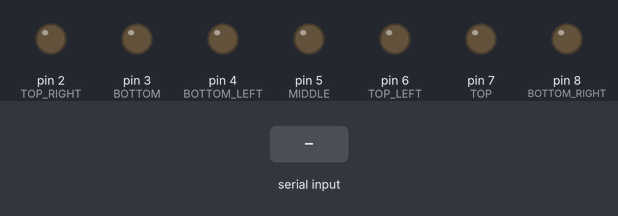
Bench run of a sketch on a simulated Arduino Uno, built with avr-gcc and run on an emulated ATmega328P. Shown: output pins drawn as LEDs (lit = HIGH). Inputs (shaded band) come from the test bench.

Above: at 1.2 s.
1.3 s: "0" received over Serial
At 2.5 s:
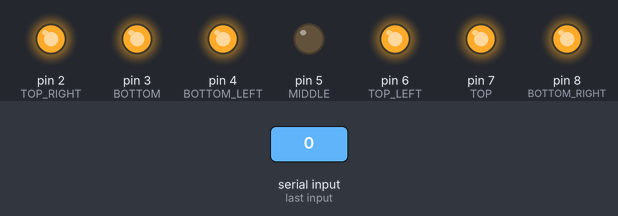
2.8 s: "1" received over Serial
At 3.7 s:
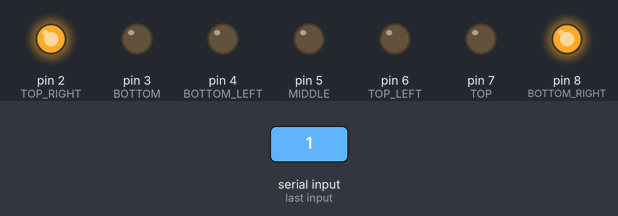
4.3 s: "2" received over Serial
At 4.8 s:
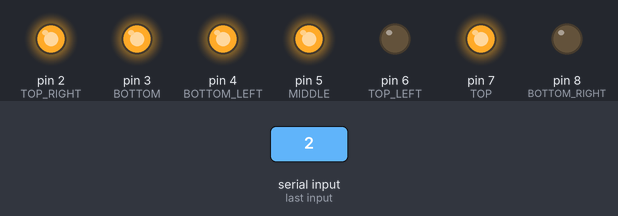
5.8 s: "3" received over Serial
At 7.0 s:
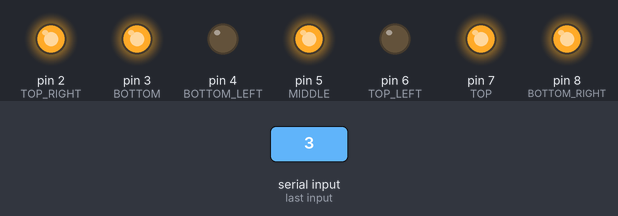
7.3 s: "4" received over Serial
At 8.3 s:
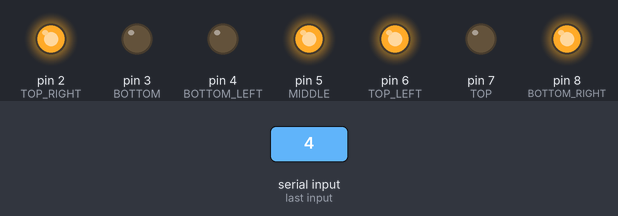
8.8 s: "5" received over Serial
At 9.4 s:
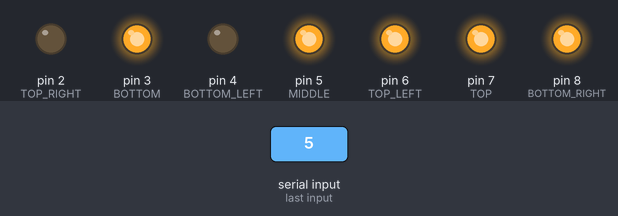
Timing chart, 0 to 11.3 s (numbered marks = the images above; inputs shaded):
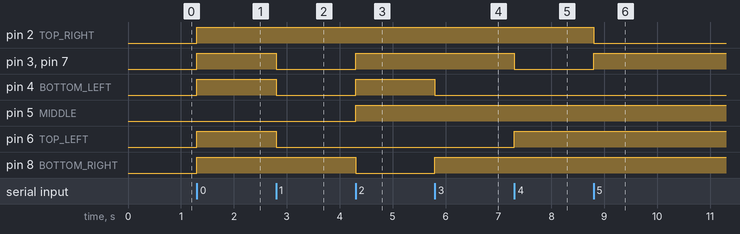

The sketch:

number.ino
```cpp
int TOP = 7;
int TOP_LEFT = 6;
int MIDDLE = 5;
int BOTTOM_LEFT = 4;
int BOTTOM = 3;
int TOP_RIGHT = 2;
int BOTTOM_RIGHT = 8;

int msg;

void setup(){
  pinMode(TOP, OUTPUT);
  pinMode(TOP_LEFT, OUTPUT);
  pinMode(MIDDLE, OUTPUT);
  pinMode(BOTTOM_LEFT, OUTPUT);
  pinMode(BOTTOM, OUTPUT);
  pinMode(TOP_RIGHT, OUTPUT);
  pinMode(BOTTOM_RIGHT, OUTPUT);
  Serial.begin(9600);
}

void loop(){
  if(Serial.available()){
    msg = Serial.read();
    if (msg == '0'){
      digitalWrite(TOP,HIGH);
      digitalWrite(TOP_LEFT,HIGH);
      digitalWrite(MIDDLE,LOW);
      digitalWrite(BOTTOM_LEFT,HIGH);
      digitalWrite(BOTTOM,HIGH);
      digitalWrite(TOP_RIGHT,HIGH);
      digitalWrite(BOTTOM_RIGHT, HIGH);
    }
    else if (msg == '1'){
      digitalWrite(TOP,LOW);
      digitalWrite(TOP_LEFT,LOW);
      digitalWrite(MIDDLE,LOW);
      digitalWrite(BOTTOM_LEFT,LOW);
      digitalWrite(BOTTOM,LOW);
      digitalWrite(TOP_RIGHT,HIGH);
      digitalWrite(BOTTOM_RIGHT, HIGH);
    }
    else if (msg == '2'){
      digitalWrite(TOP,HIGH);
      digitalWrite(TOP_LEFT,LOW);
      digitalWrite(MIDDLE,HIGH);
      digitalWrite(BOTTOM_LEFT,HIGH);
      digitalWrite(BOTTOM,HIGH);
      digitalWrite(TOP_RIGHT,HIGH);
      digitalWrite(BOTTOM_RIGHT, LOW);
    }
    else if (msg == '3'){
      digitalWrite(TOP,HIGH);
      digitalWrite(TOP_LEFT,LOW);
      digitalWrite(MIDDLE,HIGH);
      digitalWrite(BOTTOM_LEFT,LOW);
      digitalWrite(BOTTOM,HIGH);
      digitalWrite(TOP_RIGHT,HIGH);
      digitalWrite(BOTTOM_RIGHT, HIGH);
    }
    else if (msg == '4'){
      digitalWrite(TOP,LOW);
      digitalWrite(TOP_LEFT,HIGH);
      digitalWrite(MIDDLE,HIGH);
      digitalWrite(BOTTOM_LEFT,LOW);
      digitalWrite(BOTTOM,LOW);
      digitalWrite(TOP_RIGHT,HIGH);
      digitalWrite(BOTTOM_RIGHT, HIGH);
    }
    else if (msg == '5'){
      digitalWrite(TOP,HIGH);
      digitalWrite(TOP_LEFT,HIGH);
      digitalWrite(MIDDLE,HIGH);
      digitalWrite(BOTTOM_LEFT,LOW);
      digitalWrite(BOTTOM,HIGH);
      digitalWrite(TOP_RIGHT,LOW);
      digitalWrite(BOTTOM_RIGHT, HIGH);
    }
    else if (msg == '6'){
      digitalWrite(TOP,HIGH);
      digitalWrite(TOP_LEFT,HIGH);
      digitalWrite(MIDDLE,HIGH);
      digitalWrite(BOTTOM_LEFT,HIGH);
      digitalWrite(BOTTOM,HIGH);
      digitalWrite(TOP_RIGHT,LOW);
      digitalWrite(BOTTOM_RIGHT, HIGH);
    }
    else if (msg == '7'){
      digitalWrite(TOP,HIGH);
      digitalWrite(TOP_LEFT,HIGH);
      digitalWrite(MIDDLE,LOW);
      digitalWrite(BOTTOM_LEFT,LOW);
      digitalWrite(BOTTOM,LOW);
      digitalWrite(TOP_RIGHT,HIGH);
      digitalWrite(BOTTOM_RIGHT, HIGH);
    }
    else if (msg == '8'){
      digitalWrite(TOP,HIGH);
      digitalWrite(TOP_LEFT,HIGH);
      digitalWrite(MIDDLE,HIGH);
      digitalWrite(BOTTOM_LEFT,HIGH);
      digitalWrite(BOTTOM,HIGH);
      digitalWrite(TOP_RIGHT,HIGH);
      digitalWrite(BOTTOM_RIGHT, HIGH);
    }
    else if (msg == '9'){
      digitalWrite(TOP,HIGH);
      digitalWrite(TOP_LEFT,HIGH);
      digitalWrite(MIDDLE,HIGH);
      digitalWrite(BOTTOM_LEFT,LOW);
      digitalWrite(BOTTOM,HIGH);
      digitalWrite(TOP_RIGHT,HIGH);
      digitalWrite(BOTTOM_RIGHT, HIGH);
    }
    else{
      digitalWrite(TOP,HIGH);
      digitalWrite(TOP_LEFT,HIGH);
      digitalWrite(MIDDLE,HIGH);
      digitalWrite(BOTTOM_LEFT,HIGH);
      digitalWrite(BOTTOM,HIGH);
      digitalWrite(TOP_RIGHT,LOW);
      digitalWrite(BOTTOM_RIGHT,LOW);
    }
  }
}
```

Measured:
- after the input at 1.3 s, pin 2 (TOP_RIGHT), pin 3 (BOTTOM), pin 4 (BOTTOM_LEFT), pin 6 (TOP_LEFT), pin 7 (TOP), pin 8 (BOTTOM_RIGHT): LOW → HIGH at once
- after the input at 2.8 s, pin 3 (BOTTOM), pin 4 (BOTTOM_LEFT), pin 6 (TOP_LEFT), pin 7 (TOP): HIGH → LOW at once
- after the input at 4.3 s, pin 3 (BOTTOM), pin 4 (BOTTOM_LEFT), pin 5 (MIDDLE), pin 7 (TOP): LOW → HIGH at once; pin 8 (BOTTOM_RIGHT): HIGH → LOW at once
- after the input at 5.8 s, pin 4 (BOTTOM_LEFT): HIGH → LOW at once; pin 8 (BOTTOM_RIGHT): LOW → HIGH at once
- after the input at 7.3 s, pin 3 (BOTTOM), pin 7 (TOP): HIGH → LOW at once; pin 6 (TOP_LEFT): LOW → HIGH at once
- after the input at 8.8 s, pin 2 (TOP_RIGHT): HIGH → LOW at once; pin 3 (BOTTOM), pin 7 (TOP): LOW → HIGH at once
